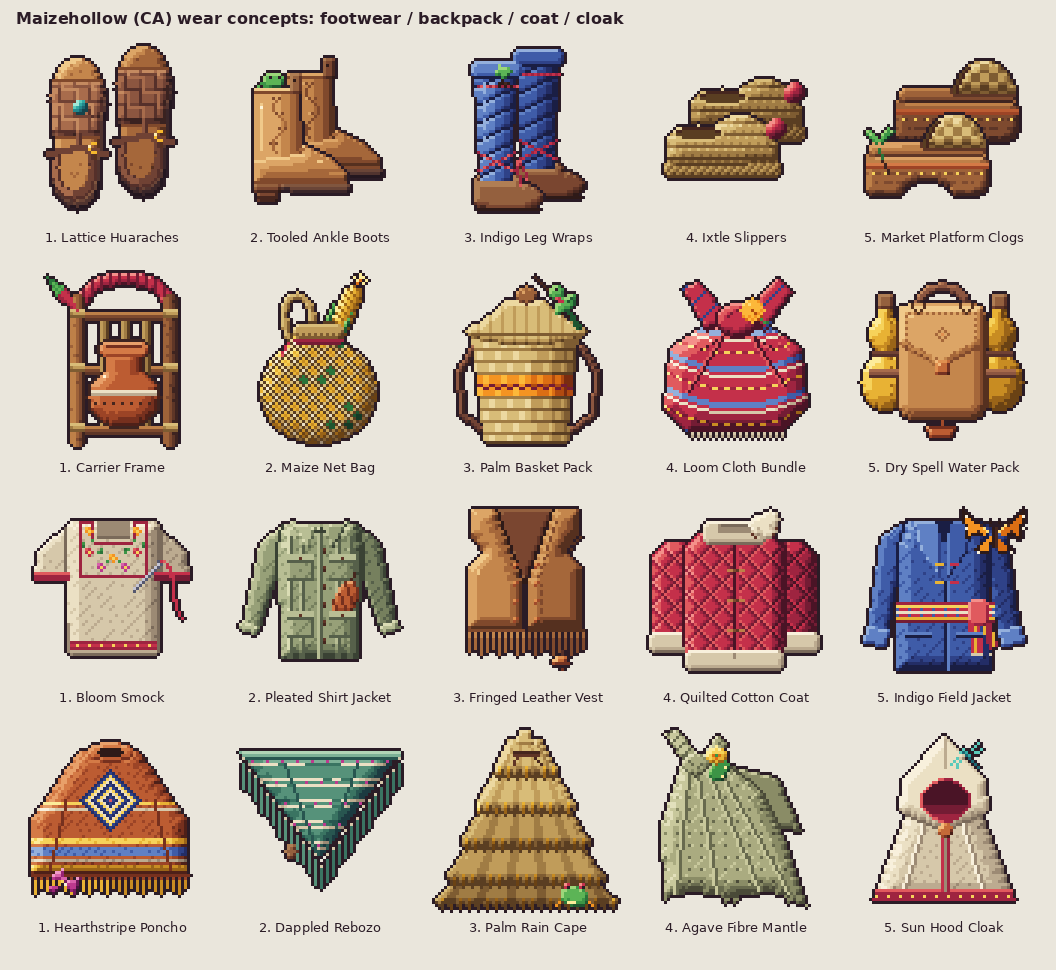

Python code for this plot:
"""Contact sheet for the Maizehollow (CA) wear concepts: 4 rows x 5 columns, icons 3x NEAREST, name under each."""
import glob, os
from PIL import Image, ImageDraw, ImageFont
D = os.path.dirname(os.path.abspath(__file__))
CATS = ["footwear", "backpack", "coat", "cloak"]
S, PAD, LAB, HEAD = 192, 16, 22, 34
try:
    font = ImageFont.truetype("/usr/share/fonts/truetype/dejavu/DejaVuSans.ttf", 13)
    hfont = ImageFont.truetype("/usr/share/fonts/truetype/dejavu/DejaVuSans-Bold.ttf", 16)
except OSError:
    font = hfont = ImageFont.load_default()
W = 5 * (S + PAD) + PAD
H = HEAD + 4 * (S + LAB + PAD) + PAD
sheet = Image.new("RGB", (W, H), (234, 230, 220))
d = ImageDraw.Draw(sheet)
d.text((PAD, 9), "Maizehollow (CA) wear concepts: footwear / backpack / coat / cloak", fill=(43, 28, 38), font=hfont)
for r, cat in enumerate(CATS):
    files = sorted(glob.glob(os.path.join(D, f"{cat}-[1-5]-*.png")))
    for i, f in enumerate(files):
        im = Image.open(f).convert("RGBA").resize((S, S), Image.NEAREST)
        x, y = PAD + i * (S + PAD), HEAD + r * (S + LAB + PAD)
        sheet.paste(im, (x, y), im)
        label = f"{i + 1}. " + os.path.basename(f)[:-4].split("-", 2)[2].replace("-", " ").title()
        tw = d.textlength(label, font=font)
        d.text((x + (S - tw) / 2, y + S + 3), label, fill=(43, 28, 38), font=font)
sheet.save(os.path.join(D, "sheet.png"))
print("sheet.png", sheet.size)
